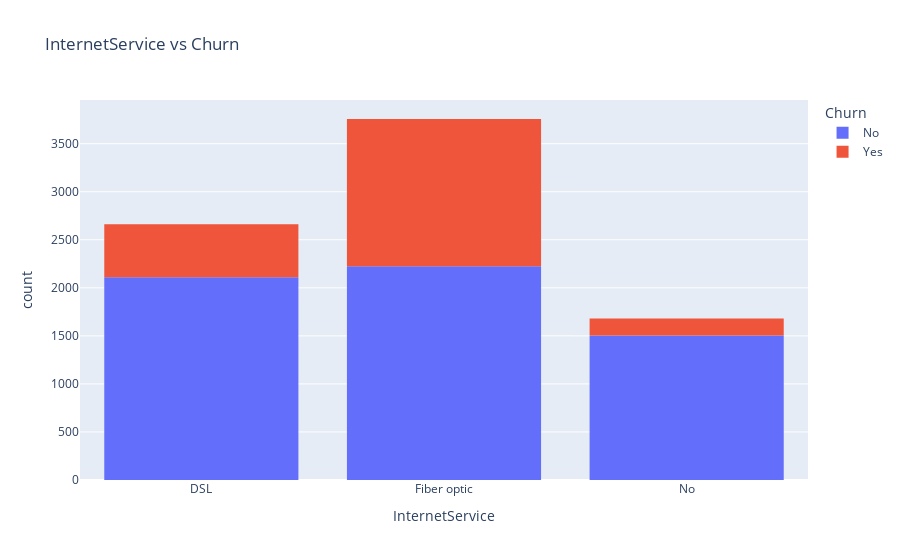

The code cell stored with this chart in its notebook:
### Code cell
px.histogram(raw_df, x='InternetService' ,title='InternetService vs Churn', color='Churn')

### Figure 1 — Plotly figure (JSON) as saved in the notebook; plotly's stock layout.template omitted (floating-point values rounded to 4 significant figures; data arrays with more than 128 entries replaced by an {"elided": "..."} marker saying what was removed)
{"data": [{"bingroup": "x", "hovertemplate": "Churn=No<br>InternetService=%{x}<br>count=%{y}<extra></extra>", "legendgroup": "No", "marker": {"color": "#636efa", "pattern": {"shape": ""}}, "name": "No", "orientation": "v", "showlegend": true, "type": "histogram", "x": {"elided": "5838 str values"}, "xaxis": "x", "yaxis": "y"}, {"bingroup": "x", "hovertemplate": "Churn=Yes<br>InternetService=%{x}<br>count=%{y}<extra></extra>", "legendgroup": "Yes", "marker": {"color": "#EF553B", "pattern": {"shape": ""}}, "name": "Yes", "orientation": "v", "showlegend": true, "type": "histogram", "x": {"elided": "2261 str values"}, "xaxis": "x", "yaxis": "y"}], "layout": {"barmode": "relative", "legend": {"title": {"text": "Churn"}, "tracegroupgap": 0}, "title": {"text": "InternetService vs Churn"}, "xaxis": {"anchor": "y", "domain": [0, 1], "title": {"text": "InternetService"}}, "yaxis": {"anchor": "x", "domain": [0, 1], "title": {"text": "count"}}}}
